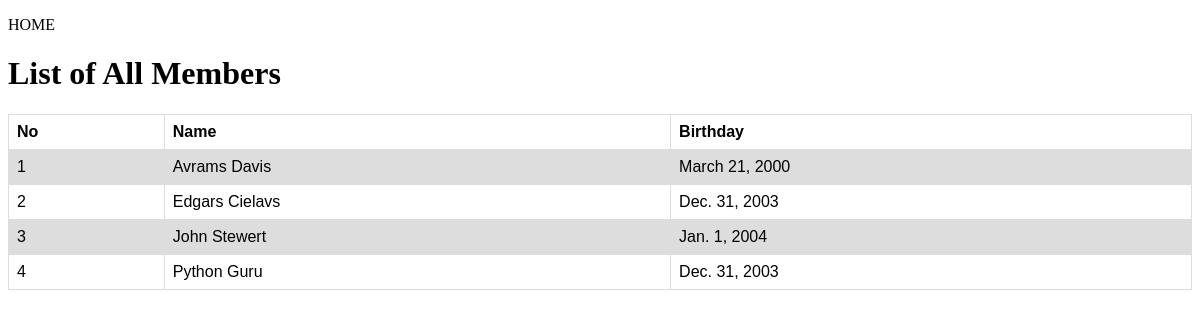
The page /members/ on the database its author committed.
### members/models.py (models this page shows, shortened)
class Member(models.Model):
    userid = models.CharField(max_length=10, default="xxxxx")
    firstname = models.CharField(max_length=30)
    lastname = models.CharField(max_length=30)
    birthday = models.DateField(default="1000-01-01")
    email = models.CharField(max_length=50, null=True)
    password = models.CharField(max_length=255, null=True)
    joineddate = models.DateField(null=True)

### members/views.py (the view)
# urls.py: path('', include('members.urls')),
def members(request):
    mymembers = Member.objects.all().values()
    template = loader.get_template('allmembers.html')
    context = {
        'mymembers': mymembers,
    }
    return HttpResponse(template.render(context, request))

### members/templates/allmembers.html (shortened to what this page needs)
{% extends 'master.html' %}
{% block content %}
  <p><a href="/">HOME</a></p>
  <h1>List of All Members</h1>
  <table>
      <tr>
          <th>No</th>
          <th>Name</th>
          <th>Birthday</th>
      </tr>
      {% for x in mymembers %}
      <tr>
          <td>{{forloop.counter}}</td>
          <td><a href="details/{{ x.id }}">{{ x.firstname }} {{ x.lastname }}</td>
          <td>{{x.birthday}}</td>
      </tr>
      {% endfor %}
  </table>
{% endblock content %}

### members/templates/master.html (shortened to what this page needs)
{% load static %}
<!DOCTYPE html>
<html>
<head>
</head>
<link rel="stylesheet" href="{% static 'myfirst.css' %}">
<body>
{% block content %}
{% endblock %}
</body>
</html>

### members/static/myfirst.css (style rules this page uses)
table { font-family: arial, sans-serif; border-collapse: collapse; width: 100%; }
td, th { border: 1px solid #dddddd; text-align: left; padding: 8px; }
a { text-decoration: none; color: black; }
tr:nth-child(even) { background-color: #dddddd; }

### rows shown on the page
Member: firstname "Avrams", lastname "Davis", birthday "March 21, 2000"
Member: firstname "Edgars", lastname "Cielavs", birthday "Dec. 31, 2003"
Member: firstname "John", lastname "Stewert", birthday "Jan. 1, 2004"
Member: firstname "Python", lastname "Guru", birthday "Dec. 31, 2003"
